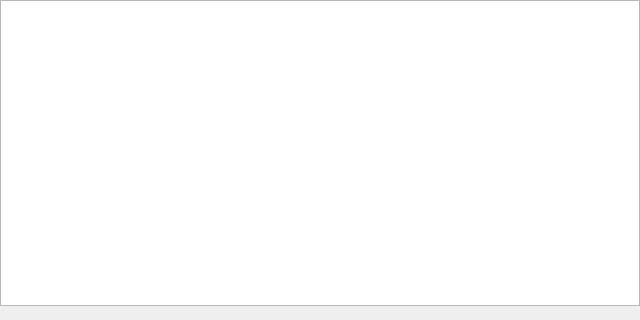
<?xml version="1.0" encoding="UTF-8"?>
<ui version="4.0">
 <class>ChecksumView</class>
 <widget class="QWidget" name="ChecksumView">
  <property name="geometry">
   <rect>
    <x>0</x>
    <y>0</y>
    <width>640</width>
    <height>320</height>
   </rect>
  </property>
  <layout class="QVBoxLayout" name="main_layout">
   <property name="spacing">
    <number>0</number>
   </property>
   <property name="leftMargin">
    <number>0</number>
   </property>
   <property name="topMargin">
    <number>0</number>
   </property>
   <property name="rightMargin">
    <number>0</number>
   </property>
   <property name="bottomMargin">
    <number>0</number>
   </property>
   <item>
    <widget class="QTableView" name="file_view">
     <property name="selectionMode">
      <enum>QAbstractItemView::SelectionMode::ExtendedSelection</enum>
     </property>
     <property name="selectionBehavior">
      <enum>QAbstractItemView::SelectionBehavior::SelectRows</enum>
     </property>
     <property name="contextMenuPolicy">
      <enum>Qt::ContextMenuPolicy::CustomContextMenu</enum>
     </property>
     <property name="sortingEnabled">
      <bool>true</bool>
     </property>
     <attribute name="horizontalHeaderStretchLastSection">
      <bool>true</bool>
     </attribute>
    </widget>
   </item>
   <item>
    <widget class="QLabel" name="summary_label">
     <property name="margin">
      <number>4</number>
     </property>
     <property name="textInteractionFlags">
      <set>Qt::TextInteractionFlag::TextSelectableByMouse</set>
     </property>
     <property name="wordWrap">
      <bool>true</bool>
     </property>
    </widget>
   </item>
  </layout>
  <action name="verify_old_action">
   <property name="text">
    <string>Verify Old</string>
   </property>
   <property name="toolTip">
    <string>Check the files that have not been checked recently.</string>
   </property>
  </action>
  <action name="verify_all_action">
   <property name="text">
    <string>Verify All</string>
   </property>
   <property name="toolTip">
    <string>Check every file, however recently it was last checked.</string>
   </property>
  </action>
  <action name="verify_selection_action">
   <property name="text">
    <string>Verify Selection</string>
   </property>
   <property name="toolTip">
    <string>Check the selected files against their recorded checksums.</string>
   </property>
  </action>
  <action name="generate_selection_action">
   <property name="text">
    <string>Generate Selection</string>
   </property>
   <property name="toolTip">
    <string>Record the selected files as they are now, accepting whatever changed.</string>
   </property>
  </action>
  <action name="delete_missing_action">
   <property name="text">
    <string>Delete Missing</string>
   </property>
   <property name="toolTip">
    <string>Forget the selected entries whose files are gone.</string>
   </property>
  </action>
 </widget>
 <resources/>
 <connections/>
</ui>
